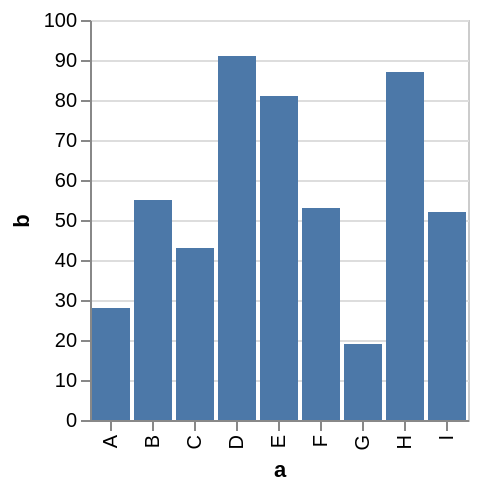

This figure's Vega-Lite source:
### Vega specification from a JSON file in a GitHub repository (floating-point values rounded to 4 significant figures)
{"$schema": "https://vega.github.io/schema/vega/v3.0.json", "description": "A simple bar chart with embedded data.", "autosize": "pad", "padding": 5, "encode": {"update": {"stroke": {"value": "#ccc"}, "fill": {"value": "transparent"}}}, "data": [{"name": "source_0", "values": [{"a": "A", "b": 28}, {"a": "B", "b": 55}, {"a": "C", "b": 43}, {"a": "D", "b": 91}, {"a": "E", "b": 81}, {"a": "F", "b": 53}, {"a": "G", "b": 19}, {"a": "H", "b": 87}, {"a": "I", "b": 52}]}, {"name": "data_0", "source": "source_0", "transform": [{"type": "formula", "expr": "toNumber(datum[\"b\"])", "as": "b"}, {"type": "filter", "expr": "datum[\"b\"] !== null && !isNaN(datum[\"b\"])"}]}], "signals": [{"name": "x_step", "value": 21}, {"name": "width", "update": "bandspace(domain('x').length, 0.1, 0.05) * x_step"}, {"name": "height", "update": "200"}], "marks": [{"name": "marks", "type": "rect", "role": "bar", "from": {"data": "data_0"}, "encode": {"update": {"x": {"scale": "x", "field": "a"}, "width": {"scale": "x", "band": true}, "y": {"scale": "y", "field": "b"}, "y2": {"scale": "y", "value": 0}, "fill": {"value": "#4c78a8"}, "tooltip": {"signal": "format(datum[\"b\"], '')"}}}}], "scales": [{"name": "x", "type": "band", "domain": {"data": "data_0", "field": "a", "sort": true}, "range": {"step": {"signal": "x_step"}}, "round": true, "paddingInner": 0.1, "paddingOuter": 0.05}, {"name": "y", "type": "linear", "domain": {"data": "data_0", "field": "b"}, "range": [{"signal": "height"}, 0], "round": true, "nice": true, "zero": true}], "axes": [{"scale": "x", "orient": "bottom", "tickCount": 5, "title": "a", "zindex": 1, "encode": {"labels": {"update": {"angle": {"value": 270}, "align": {"value": "right"}, "baseline": {"value": "middle"}}}}}, {"scale": "y", "maxExtent": 25, "minExtent": 25, "orient": "left", "title": "b", "zindex": 1}, {"scale": "y", "domain": false, "grid": true, "labels": false, "orient": "left", "ticks": false, "zindex": 0, "gridScale": "x"}]}
